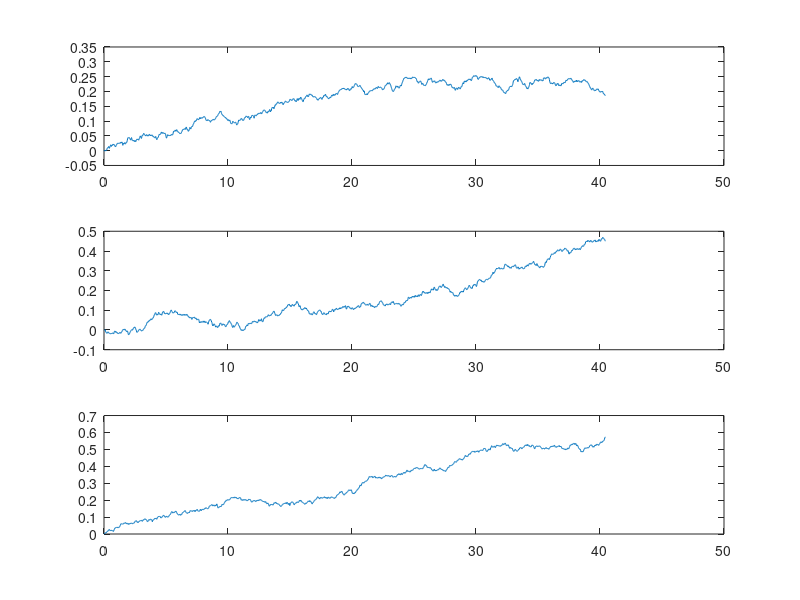

The MATLAB source for this figure:
close all;
clear all;
clc;

xfileID= fopen('gyroh_x.txt','r');
yfileID= fopen('gyroh_y.txt','r');
zfileID= fopen('gyroh_z.txt','r');

formatSpec='%f';
x= fscanf(xfileID,formatSpec);
y= fscanf(yfileID,formatSpec);
z= fscanf(zfileID,formatSpec);

fclose(xfileID);
fclose(yfileID);
fclose(zfileID);

xbias = -5.3326;
ybias = -43.2620;
zbias = 9.8428;

l=(length (x)-1)*0.02;
timex =(0:0.02:l);
l=(length (y)-1)*0.02;
timey=(0:0.02:l);
l=(length (z)-1)*0.02;
timez=(0:0.02:l);
xscale=(x-xbias)./131;
yscale=(y-ybias)./131;
zscale=(z-zbias)./131;

xaxis=cumtrapz(timex,xscale);
yaxis=cumtrapz(timey,yscale);
zaxis=cumtrapz(timez,zscale);

figure;
subplot(3,1,1);
plot(timex,xaxis);
subplot(3,1,2);
plot(timey,yaxis);
subplot(3,1,3);
plot(timez,zaxis);
